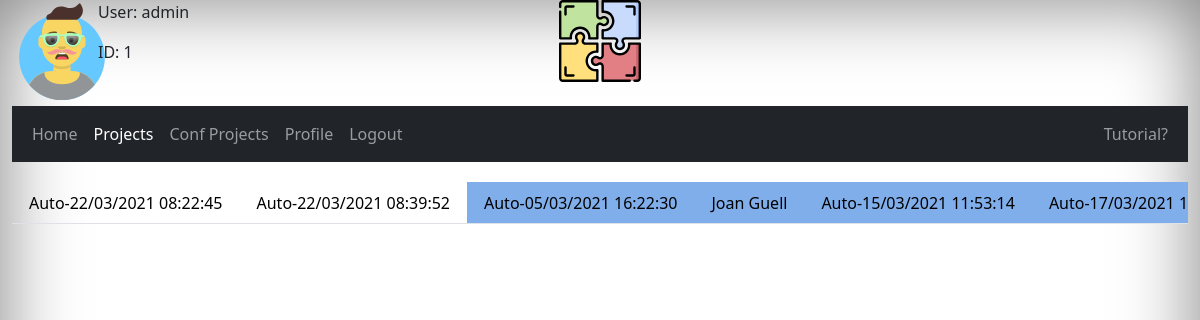
The app's page /rpm_web/projects/rp/-1/ (signed in), older data.
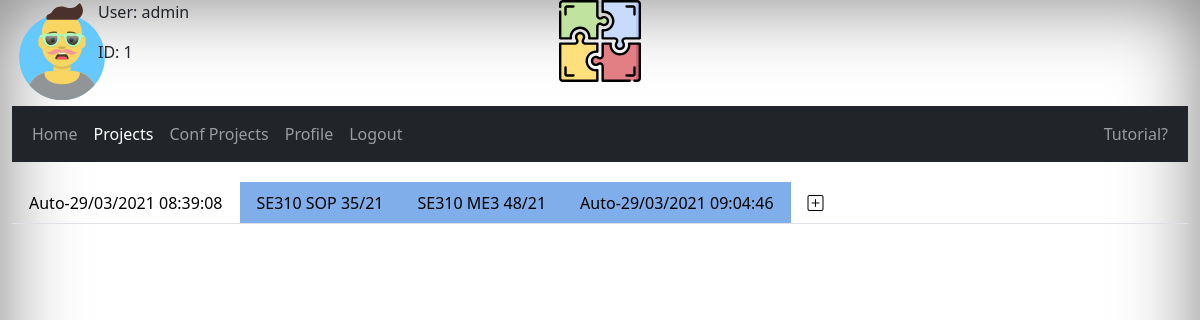
The same page, newer data.
### rpm_web/models.py (models this page shows, shortened)
class MProject(models.Model):
    id = models.AutoField(primary_key=True)
    id_user = models.ForeignKey(to=User, on_delete=models.SET_NULL, null=True, blank=True)
    name = models.CharField(max_length = 200,default='',blank=True)
    comment = models.CharField(max_length = 200,default='',blank=True)
    today = date.today()
    d1 = today.strftime('%Y-%m-%d')
    date_ini = models.CharField(max_length = 50,default=d1,blank=True)
    date_end = models.CharField(max_length = 50,default=d1,blank=True)
    date_status = models.CharField(max_length = 50,default=d1,blank=True)
    max_ecu_slide = models.IntegerField(default=8,validators=[MinValueValidator(1), MaxValueValidator(100)])
    factor_weeks = models.IntegerField(default=1,validators=[MinValueValidator(1), MaxValueValidator(100)])
    now = datetime.now()
    d2 = now.strftime('%d/%m/%Y-%H:%M')
    date_created = models.CharField(max_length = 50,default=d2, blank=True)
    class Meta: # This class will let you force the name of the table to what you like.
        db_table = "Project"
    def __str__(self):
        return '%s, %s' % (self.id, self.name)

### rpm_web/views.py (the view, shortened to what this page needs)
# urls.py: url(r'^projects/rp/(?P<pk>[-\w]+)/$', views.projects_rp_load, name='projects_rp_load'),
def projects_rp_load(request,pk):
    print("projects_rp_load()")
    print("project pk: ",pk)
    flag_disabled = False
    if request.user.is_authenticated:
        print("user.id:",request.user.id)
        project_list = MProject.objects.filter(id_user_id=request.user.id)
        print("project_list:",project_list)
        project_list_extra = MProject.objects.exclude(id_user_id=request.user.id)
        flag_first_time_prj = False
        if pk == "-1":#Select the first or create new
            print("Select first project")
            if len(project_list) > 0:
                pk = project_list[0].id
            else:
                pk = "0"
        l = request.user.groups.values_list('name',flat = True) # QuerySet Object
        groups_list = list(l)
        group = ""
        print("groups_list:",groups_list)
        if len(groups_list) > 0:
            group = groups_list[0]
        else:
            group = "no group"
        flag_integradores = False
        if group == 'integradores':
            flag_integradores = True
        prj_list = MProject.objects.filter(id=pk)
        if prj_list.count() > 0:
            prj_objt_selected = MProject.objects.get(id=pk)
            print(prj_objt_selected.id_user_id )
            if prj_objt_selected.id_user_id != request.user.id:
                print("Este project NO pertenece al usuario")
                flag_disabled = True
            else:
                print("Este project SI pertenece al usuario")
        else:
            print("Este project id NO existe")
            return HttpResponseRedirect(reverse('frontpage') )
        v_objt_selected = MVersion.objects.filter(id_project=pk)
        if len(v_objt_selected) > 0:
            print(v_objt_selected[len(v_objt_selected)-1])
        v_objt_selected = MVersion.objects.filter(id_project=pk)
        version_name = v_objt_selected[v_objt_selected.count()-1].name
        date_ini = prj_objt_selected.date_ini
        print("date_ini:",date_ini)
        date_ini_obj = datetime.strptime(date_ini,'%Y-%m-%d')
        cw_ini = datetime.date(date_ini_obj).strftime("%V")
        print("cw_ini:",cw_ini)
        y_ini = datetime.date(date_ini_obj).strftime("%Y")
        print("y_ini:",y_ini)
        date_status = prj_objt_selected.date_status
        date_status_obj = datetime.strptime(date_status,'%Y-%m-%d')
        cw_status = datetime.date(date_status_obj).strftime("%V")
        y_status = datetime.date(date_status_obj).strftime("%Y")
        date_end = prj_objt_selected.date_end
        date_end_obj = datetime.strptime(date_end,'%Y-%m-%d')
        cw_end = datetime.date(date_end_obj).strftime("%V")
        y_end = datetime.date(date_end_obj).strftime("%Y")
        date_created = prj_objt_selected.date_created
        print("context")
        context = {
            'project_list':project_list,
            'project_list_extra':project_list_extra,
            'prj_id': pk,
            'prj_name': prj_objt_selected.name,
            'prj_comment': prj_objt_selected.comment,
            'date_ini': prj_objt_selected.date_ini, #new
            'date_status': prj_objt_selected.date_status, #new
            'date_end': prj_objt_selected.date_end, #new
            'cw_ini': cw_ini, #new
            'y_ini': y_ini, #new
            'cw_status': cw_status, #new
            'y_status': y_status, #new
            'cw_end': cw_end, #new
            'y_end': y_end, #new
            'factor_weeks': prj_objt_selected.factor_weeks, #new
            'max_ecu_slide': prj_objt_selected.max_ecu_slide, #new
            'version_list': v_objt_selected,
            'version_name': version_name,
            'flag_disabled': flag_disabled,
            'flag_integradores':flag_integradores,
            'date_created':date_created,
            'flag_first_time_prj':flag_first_time_prj,
        }
        return render(request,'project_rp.html',context=context)
    else:
        return HttpResponseRedirect(reverse('login') )

### rpm_web/models.py (called while the page is built)
    def __str__(self):
        return '%s, %s' % (self.id, self.name)

### rpm_web/templates/project_rp.html (shortened to what this page needs)
{% extends "base_generic.html" %}
{% block mainmenu %}
<nav class="navbar navbar-expand navbar-dark bg-dark">
    <div class="container-fluid">
      <div class="collapse navbar-collapse" id="navbarSupportedContent">
        <ul class="navbar-nav me-auto mb-2 mb-lg-0">
          <li class="nav-item">
            <a class="nav-link"  href="{% url 'frontpage' %}">Home</a>
          </li>
          <li class="nav-item">
            <a class="nav-link active" href="{% url 'projects_rp_load' -1%}">Projects</a>
          </li>
          <li class="nav-item">
            <a class="nav-link" href="{% url 'config_prj'%}">Conf Projects</a>
          </li>
          <li class="nav-item">
            <a class="nav-link" href="{% url 'user_profile'%}">Profile</a>
          </li>
          <li class="nav-item">
            {% if user.is_authenticated %}
            <a class="nav-link" href="{% url 'logout'%}?next={{request.path}}">Logout</a>
            {% else %}
            <a class="nav-link" href="{% url 'login'%}?next={{request.path}}">Login</a>
            {% endif %}
          </li>
        </ul>
        <ul class="navbar-nav ml-auto justify-content-right">
            <li class="nav-item">
              <a class="nav-link" id="id_tutorial" href="#">Tutorial?</a>
            </li>
        </ul>
      </div>
    </div>
  </nav>
{% endblock %}
{% block content %}
<ul id="projects_tab" class="nav nav-tabs " data-step="2" data-title="Project tabs" data-intro="Here are all the projects. In grey have your projects and in blue have the projects from  another users."  >
    {% for prj in project_list %}
        <li class="nav-item" >
            <a href="{% url 'projects_rp_load'  prj.id %}" class="nav-link border border-primary border-bottom-0"  id="{{ prj.id }}" value="{{ prj.id }}" name="{{ prj.name }}" >{{ prj.name }}</a>
        </li>
    {% endfor %}
    {% for prj in project_list_extra %}
    <li class="nav-item" style="background-color: rgb(127, 174, 235);">
        <a href="{% url 'projects_rp_load'  prj.id %}" class="nav-link border border-primary border-bottom-0"  id="{{ prj.id }}" value="{{ prj.id }}" name="{{ prj.name }}" >{{ prj.name }}</a>
    </li>
    {% endfor %}
    <li class="nav-item" >
        {% if flag_integradores %}
        <a href="{% url 'projects_rp_load' 0 %}" class="nav-link" id="id_create_project" value="0">
            <i class="bi bi-plus-square" ></i>
        </a>
        {%else%}
        <a  class="nav-link" id="id_create_project" value="0">
            <i class="bi bi-plus-square" ></i>
        </a>
        {% endif %}
    </li>
</ul>
{% endblock %}

### rpm_web/templates/base_generic.html (shortened to what this page needs)
<!DOCTYPE html>
<html lang="en" style="width:100%; height:100%;">
  {% block head %}
  <head>
    {% load static %}
    <link href="{% static 'farbtastic/farbtastic.css' %}" rel="stylesheet">
     <link rel="stylesheet" href="{% static 'css/bootstrap.min.css' %}">
     <link rel="stylesheet" href="https://cdn.jsdelivr.net/npm/bootstrap-icons@1.4.0/font/bootstrap-icons.css">
    <link rel="stylesheet" href="{% static 'css/cover.css' %}">
    <link href="{% static 'css/handsontable.full.css' %}" rel="stylesheet">
  <link rel="stylesheet" href="{% static 'intro.js/introjs.css' %}">
  </head>
  {% endblock %}
{% block body %}
    <body class="container-fluid " style="width:100%; height:100%; text-shadow: none;"></body>
  {% block subheader %}
    <div class="container-fluid text-center">
      <div class="row">
        <div class="col-lg-1 p-0" >
          <a href="{% url 'user_profile' %}">
            <div id="id_svg_min"></div>
          </a>
        </div>
        <div class="col-lg-1 p-0">
          <div class="row">
            <div class="col-lg-12 p-0">
              <p style=" text-align:left">User: {{ user.get_username }}</p>
            </div>
          </div>
          <div class="row">
            <div class="col-lg-12 p-0">
              <p style=" text-align:left">ID: {{ user.id }}</p>
            </div>
          </div>
        </div>
        <div class="col-lg-2 offset-lg-3 p-0">
          <a href="{% url 'frontpage' %}">
            <img class="mb-4"  src="{% static 'brand/logo.svg' %}" alt="" width="82" height="82" data-step="1" data-title="WELCOME!" data-intro='I know that is your first time here. This app is a "little"complex. So I would like that you do this tutorial. PS: You can start this tutorial in any moment clicking in the button "Tutorial?" at the corner top right.'>
         </a>
        </div>
      </div>
    </div>
  {% endblock %}
  {% block mainmenu %}{% endblock %}
  {% block content %}
  {% endblock %}
</body>
{% endblock %}
</html>

### rpm_web/static/css/cover.css (style rules this page uses)
body { text-shadow: 0 .05rem .1rem rgba(0, 0, 0, .5); box-shadow: inset 0 0 5rem rgba(0, 0, 0, .5); }

### rpm_web/templates/base_generic.html (style rules this page uses)
.nav-tabs .nav-link:not(.active) { border-color: transparent !important; color:rgb(0, 0, 0); }

### rpm_web/templates/project_rp.html (style rules this page uses)
.nav { white-space: nowrap; flex-wrap: nowrap; max-width: 100%; overflow-x: scroll; overflow-y: hidden; -webkit-overflow-scrolling: touch; margin-top: 20px; padding: 0; list-style: none; }
.nav li { display: inline-block }

Row changes from the older to the newer data that the page shows:
removed MProject: name "Auto-22/03/2021 08:22:45"
removed MProject: name "Auto-22/03/2021 08:39:52"
removed MProject: name "Auto-05/03/2021 16:22:30"
removed MProject: name "Joan Guell"
removed MProject: name "Auto-15/03/2021 11:53:14"
removed MProject: name "Auto-17/03/2021…"
added MProject: name "Auto-29/03/2021 08:39:08"
added MProject: name "SE310 SOP 35/21"
added MProject: name "SE310 ME3 48/21"
added MProject: name "Auto-29/03/2021 09:04:46"
